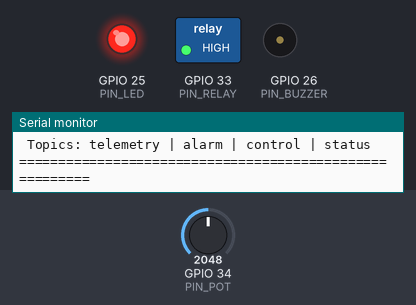
Bench run of a program on a simulated ESP32. On the bench: switched loads named in the program (green lamp = pin HIGH), output pins drawn as LEDs (lit = HIGH), buzzer (waves = sounding), the last lines printed to the serial monitor. The test bench sets the inputs (shaded band); at power-on: GPIO 34 (PIN_POT) = 2048. WiFi joins after 1.5 s; servers stay silent unless stated; no MQTT or app messages arrive unless stated.

Above: at 1.2 s.
1.3 s: GPIO 34 (PIN_POT) set to 1550
At 4.0 s:
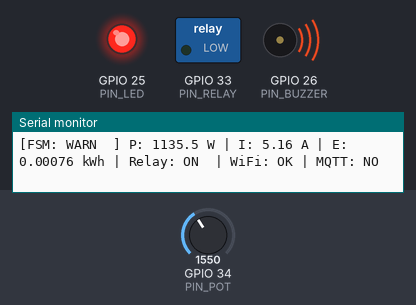
4.3 s: GPIO 34 (PIN_POT) set to 1475
At 5.3 s:
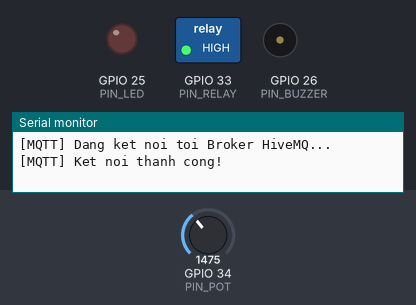
Timing chart, 0 to 7.3 s (numbered marks = the images above; inputs shaded):
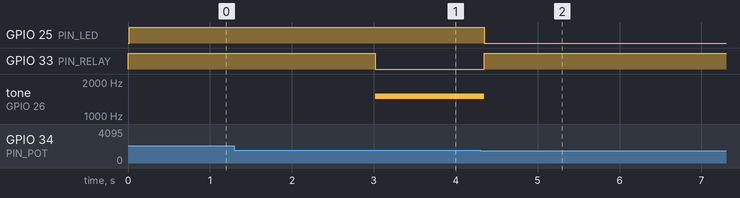

The program:

main.cpp
```cpp
#include <Arduino.h>
#include <WiFi.h>
#include <PubSubClient.h>
#include <ArduinoJson.h>

// ============================================================================
// HE THONG GIAM SAT & CANH BAO QUA TAI DIEN NANG - NHOM 16 (De tai 21)
// PHAN MO RONG TUAN 8: FSM (Da nghiem thu Tuan 7) + WiFi/MQTT non-blocking
// MQTT Topics: telemetry | alarm | control | status (LWT)
// ============================================================================

// ============================================================================
// 1. CAU HINH PHAN CUNG & CHAN GPIO (KHOIP 100% voi diagram.json Wokwi)
// ============================================================================
const int PIN_POT    = 34; // Bien tro mo phong cong suat (ADC)
const int PIN_LED    = 25; // Den do canh bao
const int PIN_BUZZER = 26; // Coi Buzzer (LEDC PWM)
const int PIN_RELAY  = 33; // Relay 5V (Active-HIGH tren Wokwi: HIGH = DONG, LOW = NGAT)

const int BUZZER_CHANNEL = 0;
const int BUZZER_RES     = 8; // 8-bit (0 - 255)

// ============================================================================
// 2. THAM SO DIEN NANG & NGUONG BAO VE FSM
// ============================================================================
const float VOLTAGE_AC         = 220.0f;  // Dien ap danh dinh lu dan dung (V)
const float MAX_POWER_SCALE    = 3000.0f; // Thang do cong suat cuc dai (W)
const float WARN_THRESHOLD_W   = 1200.0f; // Nguong bat dau canh bao (W)
const float CLEAR_THRESHOLD_W  = 1100.0f; // Nguong ha tai phuc hoi - Hysteresis (W)
const unsigned long TR_DELAY_MS = 3000;   // Thoi gian tre WARNING -> CRITICAL (ms)

// May trang thai huu han (FSM)
enum SysState : uint8_t { STATE_NORMAL, STATE_WARNING, STATE_CRITICAL };
SysState currentState = STATE_NORMAL;
unsigned long warnStartTime = 0;
bool relayState = true;       // true = DONG (cap dien), false = NGAT (bao ve)
bool manualRelayMode = false; // true khi nhan lenh relay_on/relay_off tu xa (downlink)
bool alarmSent = false;       // Co edge-trigger: chi ban 1 tin ALARM khi vao CRITICAL

// Cac dai luong dien nang phuc vu giam sat
float powerW = 0.0f;
float currentA = 0.0f;
double totalEnergyKWh = 0.0;
unsigned long lastEnergyCalcMs = 0;

// Bo dem buzzer tranh spam PWM lien tuc
bool cachedBuzzerState = false;
int  cachedBuzzerFreq  = 0;

// ============================================================================
// 3. CAU HINH MANG WI-FI & MQTT BROKER
// ============================================================================
const char* WIFI_SSID = "Wokwi-GUEST"; // Wi-Fi ao cua Wokwi, khong mat khau
const char* WIFI_PASS = "";

const char* MQTT_BROKER    = "broker.hivemq.com"; // Broker cong cong mien phi
const uint16_t MQTT_PORT   = 1883;
const char* MQTT_CLIENT_ID = "Nhom16_IoT_ESP32_P21";

// Ban do Topic chuan hoa 3 ken (+1 kenh trang thai/LWT)
const char* TOPIC_TELEMETRY = "nhom16/bai21/telemetry"; // Uplink dinh ky (2s)
const char* TOPIC_ALARM     = "nhom16/bai21/alarm";     // Uplink su kien khan
const char* TOPIC_CONTROL   = "nhom16/bai21/control";   // Downlink dieu khien tu xa
const char* TOPIC_STATUS    = "nhom16/bai21/status";    // LWT: online/offline

WiFiClient espClient;
PubSubClient mqtt(espClient);

// Bo dem thoi gian non-blocking
unsigned long lastSampleMs    = 0;
unsigned long lastPublishMs   = 0;
unsigned long lastWifiRetryMs = 0;
unsigned long lastMqttRetryMs = 0;

const unsigned long SAMPLE_INTERVAL_MS  = 10;   // Lay mau ADC moi 10ms
const unsigned long PUBLISH_INTERVAL_MS = 2000; // Day telemetry moi 2s
const unsigned long RETRY_INTERVAL_MS   = 5000; // Thu ket noi lai moi 5s

// ============================================================================
// 4. BO LOC TRUNG BINH TRUOT (MOVING AVERAGE - 8 MAU)
// ============================================================================
const int FILT_N = 8;
float adcBuffer[FILT_N] = {0};
int   adcIndex = 0;
bool  bufferFilled = false;

float updateMovingAverage(int rawADC) {
  adcBuffer[adcIndex++] = (float)rawADC;
  if (adcIndex >= FILT_N) { adcIndex = 0; bufferFilled = true; }
  int count = bufferFilled ? FILT_N : adcIndex;
  float sum = 0;
  for (int i = 0; i < count; i++) sum += adcBuffer[i];
  return sum / count;
}

// ============================================================================
// 5. DIEU KHIEN CO CAU CHAP HANH
// ============================================================================
void setRelay(bool enable) {
  relayState = enable;
  // Module Relay active-HIGH: HIGH = dong tiep diem, LOW = ngat tiep diem
  digitalWrite(PIN_RELAY, enable ? HIGH : LOW);
}

void setBuzzer(bool enable, int freq = 1500) {
  if (enable == cachedBuzzerState && freq == cachedBuzzerFreq) return; // tranh spam LEDC
  cachedBuzzerState = enable;
  cachedBuzzerFreq  = freq;
  ledcWriteTone(BUZZER_CHANNEL, enable ? freq : 0);
}
// ============================================================================
// 6. XU LY NHAN LENH DIEU KHIEN TU XA (DOWNLINK CALLBACK)
// ============================================================================
void onMqttMessage(char* topic, byte* payload, unsigned int length) {
  if (strcmp(topic, TOPIC_CONTROL) != 0) return;

  StaticJsonDocument<128> doc;
  DeserializationError error = deserializeJson(doc, payload, length);
  if (error) {
    Serial.printf("[MQTT] Parse JSON lenh that bai: %s\r\n", error.c_str());
    return;
  }

  const char* cmd = doc["cmd"];
  if (!cmd) return;
  Serial.printf("[MQTT Downlink] Nhan lenh: %s\r\n", cmd);

  if (strcmp(cmd, "relay_on") == 0) {
    manualRelayMode = true;   // Bat co dieu khien thu cong, FSM khong tu dong doi lai
    setRelay(true);
    Serial.println("[DIEU KHIEN] Da bat Relay tu xa.\r\n");
  } else if (strcmp(cmd, "relay_off") == 0) {
    manualRelayMode = true;   // Chan FSM tu dong dong lai Relay trong trang thai NORMAL
    setRelay(false);
    Serial.println("[DIEU KHIEN] Da tat Relay tu xa.\r\n");
  } else if (strcmp(cmd, "reset") == 0) {
    manualRelayMode = false;  // Trao toan quyen kiem soat lai cho FSM
    currentState = STATE_NORMAL;
    alarmSent = false;
    setBuzzer(false);
    setRelay(true);
    Serial.println("[DIEU KHIEN] Da Reset he thong ve NORMAL.\r\n");
  }
}

// ============================================================================
// 7. QUAN LY KET NOI MANG NON-BLOCKING (Tuyet doi khong dung delay)
// ============================================================================
void handleNetwork(unsigned long now) {
  // 1. Duy tri ket noi Wi-Fi
  if (WiFi.status() != WL_CONNECTED) {
    if (now - lastWifiRetryMs >= RETRY_INTERVAL_MS) {
      lastWifiRetryMs = now;
      Serial.println("[WiFi] Dang thu ket noi lai...");
      WiFi.disconnect();
      WiFi.begin(WIFI_SSID, WIFI_PASS);
    }
    return; // Dang mat mang Wi-Fi: thoat ngay de FSM van chay va cat tai tai cho
  }

  // 2. Duy tri ket noi MQTT Broker
  if (!mqtt.connected()) {
    if (now - lastMqttRetryMs >= RETRY_INTERVAL_MS) {
      lastMqttRetryMs = now;
      Serial.println("[MQTT] Dang ket noi toi Broker HiveMQ...");

      // Cau hinh LWT: neu ESP32 mat nguon dot ngot, broker tu publish "offline"
      if (mqtt.connect(MQTT_CLIENT_ID, TOPIC_STATUS, 1, true, "offline")) {
        Serial.println("[MQTT] Ket noi thanh cong!");
        mqtt.publish(TOPIC_STATUS, "online", true);
        mqtt.subscribe(TOPIC_CONTROL); // Lang nghe lenh dieu khien
      } else {
        Serial.printf("[MQTT] Ket noi that bai, ma loi: %d\r\n", mqtt.state());
      }
    }
    return;
  }

  // 3. Giu nhip Keep-alive va nhan ban tin den
  mqtt.loop();
}

// ============================================================================
// 8. DONG GOI & GUI DU LIEU MQTT JSON (UPLINK)
// ============================================================================
void publishTelemetry() {
  if (!mqtt.connected()) return;

  StaticJsonDocument<256> doc;
  doc["U"]     = VOLTAGE_AC;
  doc["I"]     = serialized(String(currentA, 2));
  doc["P"]     = serialized(String(powerW, 1));
  doc["E"]     = serialized(String(totalEnergyKWh, 5));
  doc["relay"] = relayState ? "ON" : "OFF";

  switch (currentState) {
    case STATE_NORMAL:   doc["state"] = "NORMAL";   break;
    case STATE_WARNING:  doc["state"] = "WARNING";  break;
    case STATE_CRITICAL: doc["state"] = "CRITICAL"; break;
  }

  char buffer[256];
  size_t bytes = serializeJson(doc, buffer);
  mqtt.publish(TOPIC_TELEMETRY, buffer, bytes);
}

void publishAlarmEvent() {
  if (!mqtt.connected()) return;

  StaticJsonDocument<192> doc;
  doc["event"]     = "OVERLOAD_CRITICAL";
  doc["P_trip"]    = serialized(String(powerW, 1));
  doc["threshold"] = WARN_THRESHOLD_W;
  doc["relay"]     = "OFF";
  doc["msg"]       = "Qua tai keo dai qua 3 giay. Da ngat Relay!";

  char buffer[192];
  size_t bytes = serializeJson(doc, buffer);
  // Gui dung 1 lan moi lan vao CRITICAL (edge-triggered qua co alarmSent)
  mqtt.publish(TOPIC_ALARM, buffer, bytes);
  Serial.println("[MQTT UPLINK] Da ban su kien ALARM len Broker.\r\n");
}
// ============================================================================
// SETUP
// ============================================================================
void setup() {
  Serial.begin(115200);

  pinMode(PIN_POT, INPUT);
  pinMode(PIN_LED, OUTPUT);
  pinMode(PIN_RELAY, OUTPUT);

  // Cau hinh PWM cho coi buzzer
  ledcSetup(BUZZER_CHANNEL, 2000, BUZZER_RES);
  ledcAttachPin(PIN_BUZZER, BUZZER_CHANNEL);

  // Khoi tao trang thai ban dau an toan
  digitalWrite(PIN_LED, LOW);
  setBuzzer(false);
  setRelay(true);

  // Cau hinh mang ban dau
  WiFi.mode(WIFI_STA);
  WiFi.begin(WIFI_SSID, WIFI_PASS);

  mqtt.setServer(MQTT_BROKER, MQTT_PORT);
  mqtt.setCallback(onMqttMessage);
  mqtt.setBufferSize(512); // Nang buffer tranh truan goi tin JSON

  lastEnergyCalcMs = millis();

  Serial.println("\r\n========================================================");
  Serial.println(" [IoT Nhom 16] - KHOI DONG FIRMWARE TUAN 8 (FSM + MQTT)");
  Serial.println(" Topics: telemetry | alarm | control | status");
  Serial.println("========================================================\r\n");
}

// ============================================================================
// LOOP
// ============================================================================
void loop() {
  unsigned long now = millis();

  // ----------------------------------------------------
  // GIAI DOAN 1: Doc cam bien va loc trung binh (moi 10ms)
  // ----------------------------------------------------
  if (now - lastSampleMs >= SAMPLE_INTERVAL_MS) {
    lastSampleMs = now;
    int rawADC = analogRead(PIN_POT);
    float avgADC = updateMovingAverage(rawADC);
    powerW = (avgADC / 4095.0f) * MAX_POWER_SCALE;

    // Dong dien tinh theo tai AC (chi co dong khi Relay dong)
    currentA = relayState ? (powerW / VOLTAGE_AC) : 0.0f;

    // Tich luy dien nang tieu thu (chi tich luy khi tai dang co dien)
    unsigned long dtMs = now - lastEnergyCalcMs;
    lastEnergyCalcMs = now;
    if (relayState && powerW > 0.0f) {
      totalEnergyKWh += ((double)powerW * (double)dtMs) / (3600000.0 * 1000.0);
    }
  }

  // ----------------------------------------------------
  // GIAI DOAN 2A: CHUYEN TRANG THAI FSM (chi tinh toan dieu kien)
  // ----------------------------------------------------
  switch (currentState) {
    case STATE_NORMAL:
      if (powerW > WARN_THRESHOLD_W) {
        currentState = STATE_WARNING;
        warnStartTime = now;
        alarmSent = false;
      }
      break;

    case STATE_WARNING:
      if (powerW < CLEAR_THRESHOLD_W) {
        currentState = STATE_NORMAL;
      } else if (now - warnStartTime >= TR_DELAY_MS) {
        currentState = STATE_CRITICAL;
      }
      break;

    case STATE_CRITICAL:
      // Chi khi nguoi dung ha cong suat ve duoi 1100W moi tu phuc hoi
      if (powerW < CLEAR_THRESHOLD_W) {
        currentState = STATE_NORMAL;
        manualRelayMode = false; // Trao lai quyen kiem soat cho FSM
        alarmSent = false;
      }
      break;
  }

  // ----------------------------------------------------
  // GIAI DOAN 2B: XUAT DAU RA ACTUATOR THEO TRANG THAI HIEN TAI
  // (Ap dung TRONG CUNG vong lap voi phep chuyen trang thai ->
  //  log Serial luon nhat quan, khong xay hien tuong
  //  "CRIT nhung Relay van ON" o chinh dau chuyen trang thai)
  // ----------------------------------------------------
  switch (currentState) {
    case STATE_NORMAL:
      digitalWrite(PIN_LED, LOW);
      setBuzzer(false);
      // Chi tu dong dong lai Relay khi KHONG dang o che do dieu khien thu cong
      // (Tranh de lenh relay_off tu XA bi huy bo ngay lap luc)
      if (!manualRelayMode && !relayState) {
        setRelay(true);
      }
      break;

    case STATE_WARNING:
      digitalWrite(PIN_LED, HIGH); // Bat LED canh bao truoc
      setBuzzer(false);            // Chua hu coi
      if (!manualRelayMode) {
        setRelay(true);            // RELAY VAN DONG (chua ngat tai)
      }
      break;

    case STATE_CRITICAL:
      digitalWrite(PIN_LED, HIGH);
      setBuzzer(true, 1500); // Hu coi 1500Hz
      setRelay(false);       // NGAT RELAY BAO VE

      // Ban ban tin ALARM len MQTT dung 1 lan (Edge-Triggered)
      if (!alarmSent && mqtt.connected()) {
        publishAlarmEvent();
      }
      alarmSent = true;
      break;
  }

  // ----------------------------------------------------
  // GIAI DOAN 3: Xu ly mang & MQTT Non-blocking
  // ----------------------------------------------------
  handleNetwork(now);

  // ----------------------------------------------------
  // GIAI DOAN 4: Xuat ban tin dinh ky (moi 2 giay)
  // ----------------------------------------------------
  if (now - lastPublishMs >= PUBLISH_INTERVAL_MS) {
    lastPublishMs = now;

    publishTelemetry();

    // In Log chuan hoa ra Serial Monitor (co \r\n chong lech dong)
    const char* stStr = (currentState == STATE_NORMAL) ? "NORMAL" :
                        (currentState == STATE_WARNING) ? "WARN" : "CRIT";

    Serial.printf("[FSM: %-6s] P: %6.1f W | I: %4.2f A | E: %8.5f kWh | Relay: %-3s | WiFi: %s | MQTT: %s\r\n",
                  stStr,
                  powerW,
                  currentA,
                  totalEnergyKWh,
                  relayState ? "ON" : "OFF",
                  (WiFi.status() == WL_CONNECTED) ? "OK" : "NO",
                  mqtt.connected() ? "OK" : "NO");
  }
}
```

Measured:
- the behaviour switches between 1502 and 1501 on GPIO 34 (PIN_POT) (found by bisection; images 1 and 2)
- after the input at 4.3 s, GPIO 25 (PIN_LED): HIGH → LOW after 0.05 s; GPIO 33 (PIN_RELAY): LOW → HIGH after 0.05 s; tone on GPIO 26 (PIN_BUZZER): 1500 Hz → silent after 0.05 s
